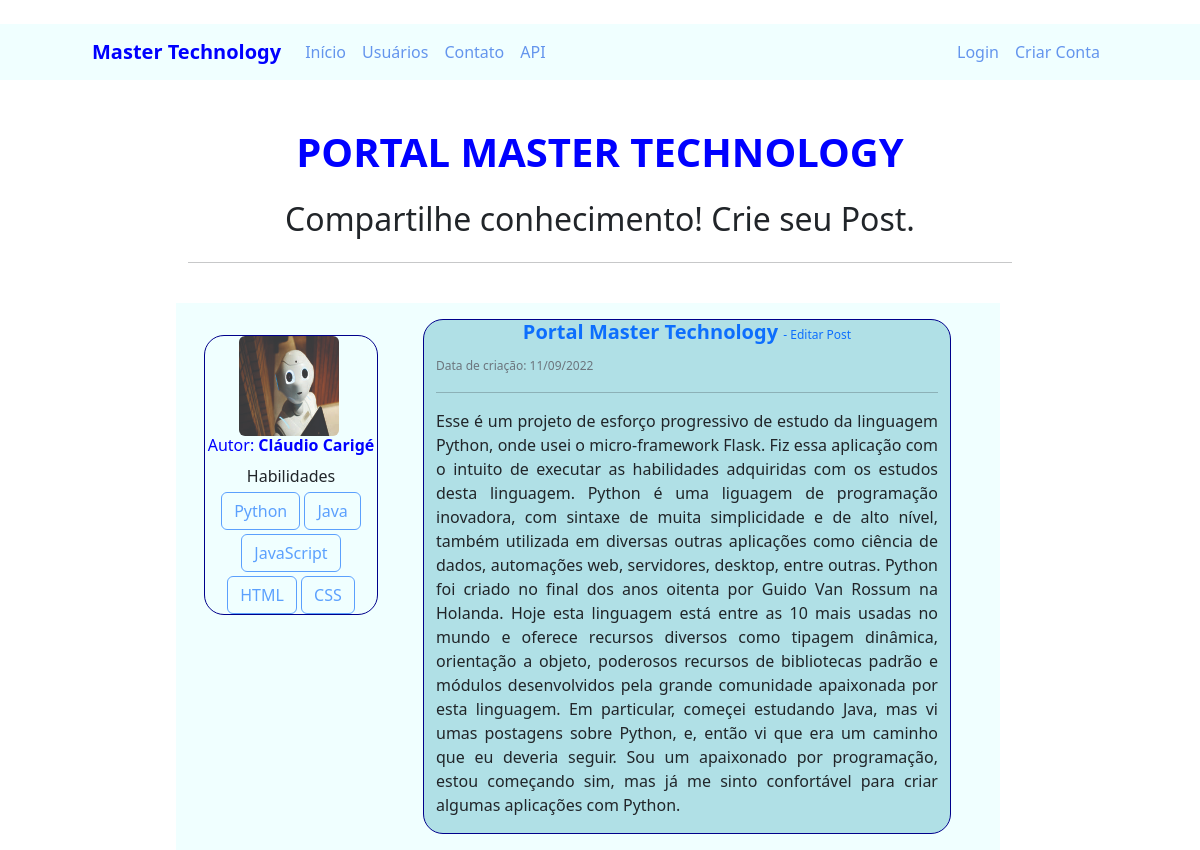
Before: / with the older database file.
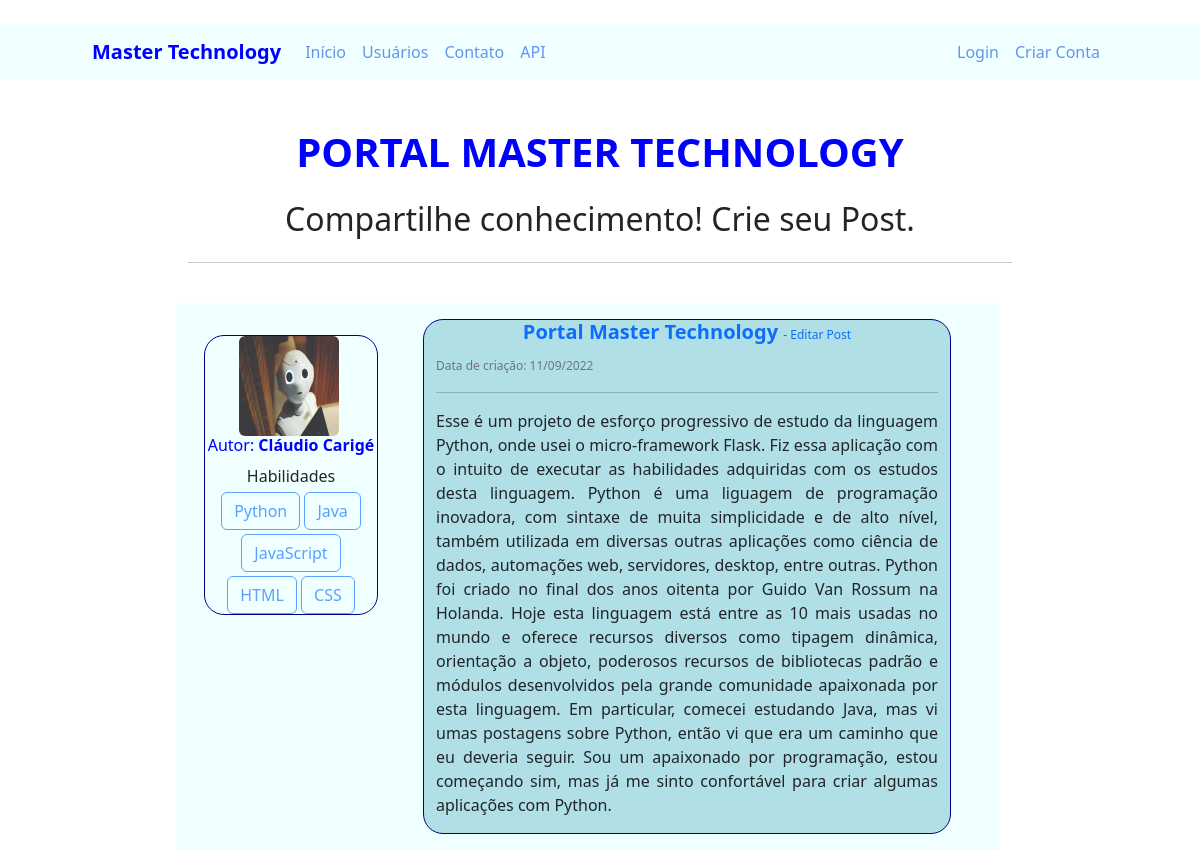
After: the same page with the newer database file.
### mastertechnology/models.py (models this page shows, shortened)
class Postagens(db.Model):
    id = db.Column(db.Integer, primary_key=True)
    titulo = db.Column(db.String, nullable=False)
    corpo_post = db.Column(db.Text, nullable=False)
    data_criacao = db.Column(db.DateTime, nullable=False, default=datetime.utcnow)
    id_usuario = db.Column(db.Integer, db.ForeignKey('usuarios.id'), nullable=False)

class Usuarios(db.Model, UserMixin):
    id = db.Column(db.Integer, primary_key=True)
    username = db.Column(db.String, unique=True, nullable=False)
    email = db.Column(db.String, unique=True, nullable=False)
    senha = db.Column(db.String, nullable=False)
    foto_perfil = db.Column(db.String, default='default.jpg')
    postagens = db.relationship('Postagens', backref='autor', lazy=True)
    linguagem = db.Column(db.String, nullable=False, default="Não informado")

### mastertechnology/links.py (the view)
@app.route("/", methods=['GET', 'POST'])
def home():
    posts = Postagens.query.order_by(Postagens.id.desc())
    return render_template('home.html', posts=posts)

### mastertechnology/templates/home.html
{% extends 'base.html' %}
{% block body %}
<div class=" mt-2 col-md-8" style="margin:0 auto; ">
    <h1 class="mt-2 " style="text-align:center">
        <strong style="color:blue">PORTAL MASTER TECHNOLOGY</strong>
    </h1>
    <h2 class="p-3 "  style="text-align:center ">Compartilhe conhecimento! Crie seu Post.</h2>
    <div class=" row mt-0 p-0 ">
    <hr>
    {% for post in posts %}
        <div class=" row mt-4 p-3  meupost ">
          <div class="col col-3">
              <div class=" posthome post mt-3 " style="text-align:center" >
                  <div class="image pe-1">
                      <img src="{{ url_for('static', filename='fotos_perfil/{}'.format(post.autor.foto_perfil)) }}"
                       class="rounded" width="100">
                  </div>
                  <div>
                     <h6 class="" style="color: blue">Autor: <strong>{{ post.autor.username }}</strong></h6>
                     Habilidades<br>
                     {% if 'Não informado' not in post.autor.linguagem %}
                         {% for curso in post.autor.linguagem.split(';') %}
                            <button type="button" class="btn btn-outline-primary mt-1" disabled>{{curso}}</button>
                         {% endfor %}
                     {% else %}
                         <p><strong>Nenhuma</strong></p>
                     {% endif %}
                 </div>
              </div>
          </div>
          <div class="posthome container col col-8 mt-0 meupost2">
             <div>
               <a style="text-decoration: none" href="{{ url_for('exibir_post', post_id=post.id)}}">
                   <h5 style="text-align:center"  ><strong>{{ post.titulo }} </strong>
                    <small title="Editar Post" style="font-size: 12px">- Editar Post</small>
                   </h5>
               </a>  <small class="text-muted" style="font-size: 12px" >
                 Data de criação: {{ post.data_criacao.strftime('%d/%m/%Y')}}</small>
               <hr>
             </div>
              <p style='text-align:justify' >{{ post.corpo_post }}</p>
          </div>
        </div>
    {% endfor %}
</div>
{% endblock %}

### mastertechnology/templates/base.html (shortened to what this page needs)
<!DOCTYPE html>
<html lang="pt-br">
    <head>
        <link href="https://cdn.jsdelivr.net/npm/bootstrap@5.2.0/dist/css/bootstrap.min.css" rel="stylesheet"
>
        <link rel="stylesheet" type="text/css" href="{{ url_for('static', filename='css/main.css') }}"   >
    </head>
    <body>
        {% include 'navbar.html' %}
         <div class="container mt-4 p-5">
         </div>
        {% block body %}
        {% endblock %}
    </body>
</html>

### mastertechnology/templates/navbar.html (shortened to what this page needs)
<nav class="navbar navbar-expand-lg   cabecalho menu__lista">
  <div class="container-fluid container ">
    <a class="navbar-brand" href="{{ url_for('home') }}"><strong style="color:blue">Master Technology</strong> </a>
    <div class="collapse navbar-collapse" id="navbarSupportedContent">
      <ul class="navbar-nav me-auto mb-2 mb-lg-0">
        <li class="nav-item">
          <a class="nav-link" href="{{ url_for('home') }}" style="color: cornflowerblue">Início</a>
        </li>
        <li class="nav-item">
          <a class="nav-link" href="{{ url_for('usuarios') }}" style="color: cornflowerblue">Usuários</a>
        </li>
        <li class="nav-item">
          <a class="nav-link" href="{{ url_for('contato') }}" style="color: cornflowerblue">Contato</a>
        </li>
        <li class="nav-item">
          <a class="nav-link" href="{{ url_for('consulta') }}" style="color: cornflowerblue">API</a>
        </li>
      </ul>
      <ul class = "d_flex navbar-nav ">
         {% if current_user.is_authenticated%}
            <li class="nav-item">
              <a class="nav-link" href="{{ url_for('criar_post') }}" style="color: cornflowerblue">Criar Post</a>
            </li>
            <li class="nav-item">
                {% if current_user.is_authenticated %}
                   <a class="nav-link" href="{{ url_for('perfil') }}" style="color: cornflowerblue">
                       <p title="Editar perfil"><u>{{"{}".format(current_user.username)}}</u></p>
                   </a>
                {% endif %}
            </li>
            <li class="nav-item">
              <a class="nav-link small" href="{{ url_for('sair') }}" style="color: cornflowerblue">Sair</a>
            </li>
         {% else %}
            <li class="nav-item">
              <a class="nav-link" href="{{ url_for('login') }}" style="color: cornflowerblue">Login</a>
            </li>
            <li class="nav-item">
              <a class="nav-link" href="{{ url_for('login') }}" style="color: cornflowerblue">Criar Conta</a>
            </li>
         {% endif %}
      </ul>
    </div>
  </div>
</nav>

### mastertechnology/static/css/main.css (style rules this page uses)
.meupost { background: azure !important; }
.meupost2 { background: powderblue !important; }
.cabecalho { align-items: center; background: azure; display: inline-block; justify-content: space-between; padding-left: 5rem; padding-right: 5rem; position: fixed; z-index: 5; width: 100%; }
.menu__lista { display: flex; margin-right: 4rem; }
.posthome { border-radius: 20px; border: 1px solid darkblue; }

Changed rows visible on the page:
changed Postagens "Portal Master Technology": corpo_post "…esta linguagem. Em particular, começei estudando Java, mas vi umas postagens sobre Python, e, então vi que era…" → "…esta linguagem. Em particular, comecei estudando Java, mas vi umas postagens sobre Python, então vi que era…"
